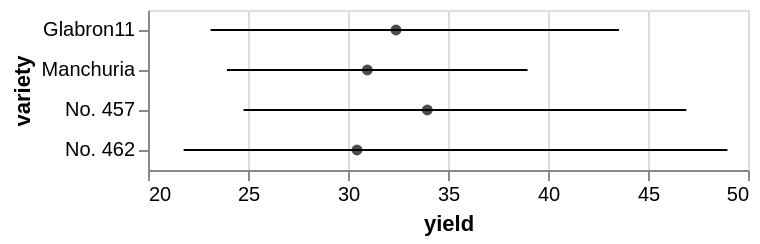

Vega-Lite specification stored for this chart:
### Vega-Lite specification from a JSON file in a GitHub repository (floating-point values rounded to 4 significant figures)
{"$schema": "https://vega.github.io/schema/vega-lite/v3.json", "data": {"values": [{"lower_yield": 23.13, "upper_yield": 43.55, "center": 32.4, "variety": "Glabron11"}, {"lower_yield": 23.95, "upper_yield": 38.98, "center": 30.97, "variety": "Manchuria"}, {"lower_yield": 24.78, "upper_yield": 46.92, "center": 33.97, "variety": "No. 457"}, {"lower_yield": 21.78, "upper_yield": 48.97, "center": 30.45, "variety": "No. 462"}]}, "layer": [{"transform": [{"calculate": "datum.upper_yield", "as": "lower_upper_yield"}, {"calculate": "datum.lower_yield", "as": "upper_upper_yield"}], "layer": [{"mark": {"type": "rule", "style": "errorbar-rule"}, "encoding": {"x": {"field": "lower_upper_yield", "type": "quantitative", "title": "yield", "scale": {"zero": false}}, "x2": {"field": "upper_upper_yield", "type": "quantitative"}, "y": {"field": "variety", "type": "ordinal"}}}]}, {"mark": {"type": "point", "filled": true, "color": "black"}, "encoding": {"x": {"field": "center", "type": "quantitative"}, "y": {"field": "variety", "type": "ordinal"}}}]}
